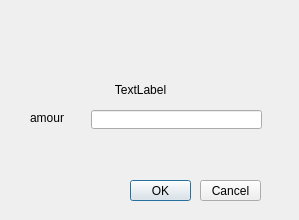
<?xml version="1.0" encoding="UTF-8"?>
<ui version="4.0">
 <class>WithdrawRechargeDialog</class>
 <widget class="QDialog" name="WithdrawRechargeDialog">
  <property name="geometry">
   <rect>
    <x>0</x>
    <y>0</y>
    <width>299</width>
    <height>220</height>
   </rect>
  </property>
  <property name="windowTitle">
   <string>Dialog</string>
  </property>
  <widget class="QLabel" name="amuntLabel">
   <property name="geometry">
    <rect>
     <x>30</x>
     <y>110</y>
     <width>34</width>
     <height>16</height>
    </rect>
   </property>
   <property name="text">
    <string>amount</string>
   </property>
  </widget>
  <widget class="QLabel" name="errorLabel">
   <property name="enabled">
    <bool>true</bool>
   </property>
   <property name="geometry">
    <rect>
     <x>20</x>
     <y>80</y>
     <width>241</width>
     <height>20</height>
    </rect>
   </property>
   <property name="font">
    <font>
     <kerning>true</kerning>
    </font>
   </property>
   <property name="autoFillBackground">
    <bool>false</bool>
   </property>
   <property name="text">
    <string>TextLabel</string>
   </property>
   <property name="alignment">
    <set>Qt::AlignCenter</set>
   </property>
  </widget>
  <widget class="QPushButton" name="pushButton">
   <property name="geometry">
    <rect>
     <x>130</x>
     <y>180</y>
     <width>61</width>
     <height>21</height>
    </rect>
   </property>
   <property name="text">
    <string>OK</string>
   </property>
  </widget>
  <widget class="QPushButton" name="pushButton_2">
   <property name="geometry">
    <rect>
     <x>200</x>
     <y>180</y>
     <width>61</width>
     <height>21</height>
    </rect>
   </property>
   <property name="text">
    <string>Cancel</string>
   </property>
  </widget>
  <widget class="QLineEdit" name="lineEdit">
   <property name="geometry">
    <rect>
     <x>91</x>
     <y>110</y>
     <width>171</width>
     <height>19</height>
    </rect>
   </property>
  </widget>
 </widget>
 <resources/>
 <connections/>
</ui>
